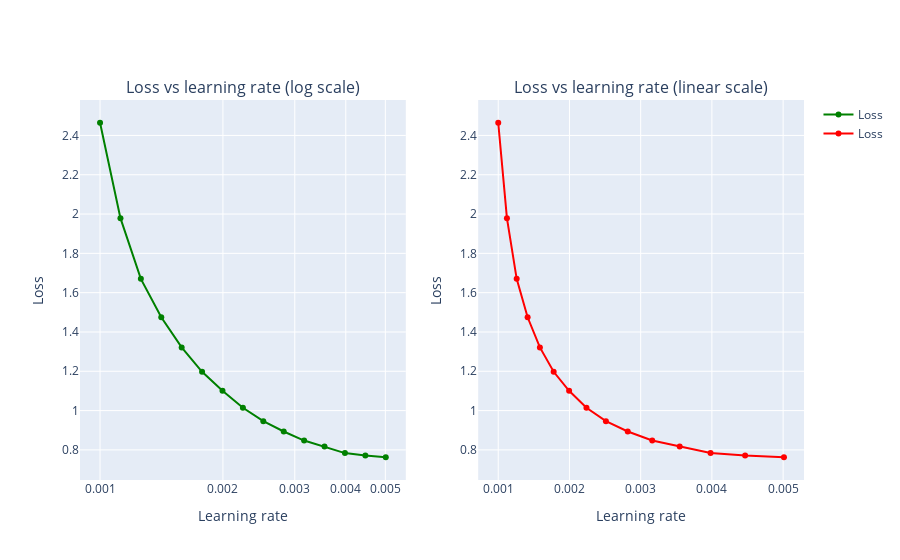

The code cell stored with this chart in its notebook:
### Code cell
def create_trace(x,y,ylabel,color):
        trace = go.Scatter(
            x = x,y = y,
            name=ylabel,
            marker=dict(color=color),
            mode = "markers+lines",
            text=x
        )
        return trace
    
def plot_lr_and_loss(history, lrs):
    loss = history.history['loss']
    # Define the traces
    trace_lr_log = create_trace(lrs,loss,"Loss", "Green")
    trace_lr_lin = create_trace(lrs,loss,"Loss", "Red")
    fig = plotly.subplots.make_subplots(rows=1,cols=2, subplot_titles=('Loss vs learning rate (log scale)',
                                                             'Loss vs learning rate (linear scale)'))
    # Add traces to the figure
    fig.append_trace(trace_lr_log,1,1)
    fig.append_trace(trace_lr_lin,1,2)
    #set the layout for the figure
    fig['layout']['xaxis'].update(title = 'Learning rate', type="log")
    fig['layout']['yaxis'].update(title = 'Loss')
    fig['layout']['xaxis2'].update(title = 'Learning rate', type="linear")
    fig['layout']['yaxis2'].update(title = 'Loss')
    # Plot as svg
    iplot(fig, filename='accuracy-loss')
    fig.show("svg") # Remove/comment this line to display the interactive chart only
    
lrs = 1e-3 * (10**(np.arange(15)/20))
plot_lr_and_loss(history, lrs)

### Figure 1 — Plotly figure (JSON) as saved in the notebook; plotly's stock layout.template omitted (floating-point values rounded to 4 significant figures)
{"data": [{"marker": {"color": "Green"}, "mode": "markers+lines", "name": "Loss", "text": [0.001, 0.001122, 0.001259, 0.001413, 0.001585, 0.001778, 0.001995, 0.002239, 0.002512, 0.002818, 0.003162, 0.003548, 0.003981, 0.004467, 0.005012], "type": "scatter", "x": [0.001, 0.001122, 0.001259, 0.001413, 0.001585, 0.001778, 0.001995, 0.002239, 0.002512, 0.002818, 0.003162, 0.003548, 0.003981, 0.004467, 0.005012], "xaxis": "x", "y": [2.465, 1.979, 1.67, 1.475, 1.321, 1.198, 1.101, 1.014, 0.9461, 0.8937, 0.8475, 0.8172, 0.7837, 0.7714, 0.7626], "yaxis": "y"}, {"marker": {"color": "Red"}, "mode": "markers+lines", "name": "Loss", "text": [0.001, 0.001122, 0.001259, 0.001413, 0.001585, 0.001778, 0.001995, 0.002239, 0.002512, 0.002818, 0.003162, 0.003548, 0.003981, 0.004467, 0.005012], "type": "scatter", "x": [0.001, 0.001122, 0.001259, 0.001413, 0.001585, 0.001778, 0.001995, 0.002239, 0.002512, 0.002818, 0.003162, 0.003548, 0.003981, 0.004467, 0.005012], "xaxis": "x2", "y": [2.465, 1.979, 1.67, 1.475, 1.321, 1.198, 1.101, 1.014, 0.9461, 0.8937, 0.8475, 0.8172, 0.7837, 0.7714, 0.7626], "yaxis": "y2"}], "layout": {"annotations": [{"font": {"size": 16}, "showarrow": false, "text": "Loss vs learning rate (log scale)", "x": 0.225, "xanchor": "center", "xref": "paper", "y": 1, "yanchor": "bottom", "yref": "paper"}, {"font": {"size": 16}, "showarrow": false, "text": "Loss vs learning rate (linear scale)", "x": 0.775, "xanchor": "center", "xref": "paper", "y": 1, "yanchor": "bottom", "yref": "paper"}], "xaxis": {"anchor": "y", "domain": [0, 0.45], "title": {"text": "Learning rate"}, "type": "log"}, "xaxis2": {"anchor": "y2", "domain": [0.55, 1], "title": {"text": "Learning rate"}, "type": "linear"}, "yaxis": {"anchor": "x", "domain": [0, 1], "title": {"text": "Loss"}}, "yaxis2": {"anchor": "x2", "domain": [0, 1], "title": {"text": "Loss"}}}}
